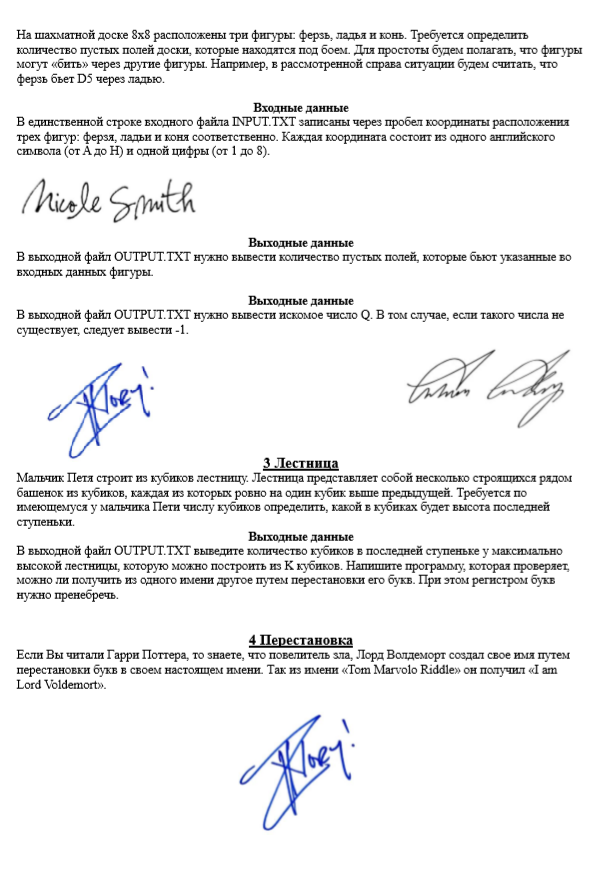
#> input picture H_dj_task/qwe.jpg, 611 x 875 px
$ python sigh_recognition.py
#> lines starting #> are read from the running program, lines starting #| are printed output that depends on the picture; after the words box and inside, x2 and y2 are one past the last pixel; in counts of white or black regions, pixels touching at a corner belong together
import numpy as np
import cv2
from imutils import contours
from skimage import measure
import numpy as np
import argparse
import imutils

image = cv2.imread('qwe.jpg')
#> image is the input picture: shape (875, 611, 3); mean B, G, R 240.6, 240, 239.9
image = cv2.cvtColor(image, cv2.COLOR_BGR2HSV)
#> image: shape (875, 611, 3); mean H, S, V 1.8, 1, 240.7
lower = np.array([90, 38, 0])
upper = np.array([145, 255, 255])
mask = cv2.inRange(image, lower, upper)
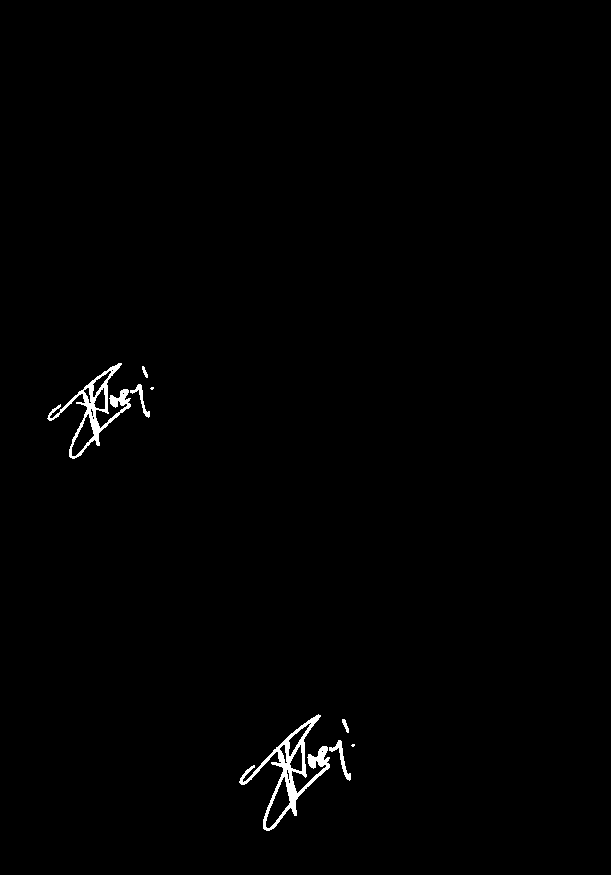
#> mask: shape (875, 611); 0.76% white; 8 white regions (2 under 20 px), largest, box (x1, y1, x2, y2) and area: (239, 714, 330, 831) 2051, (47, 363, 131, 459) 1545, (329, 740, 351, 781) 206, (130, 384, 150, 418) 152, (342, 719, 349, 733) 48, (142, 366, 148, 378) 36
mask = cv2.blur(mask,(50,50))
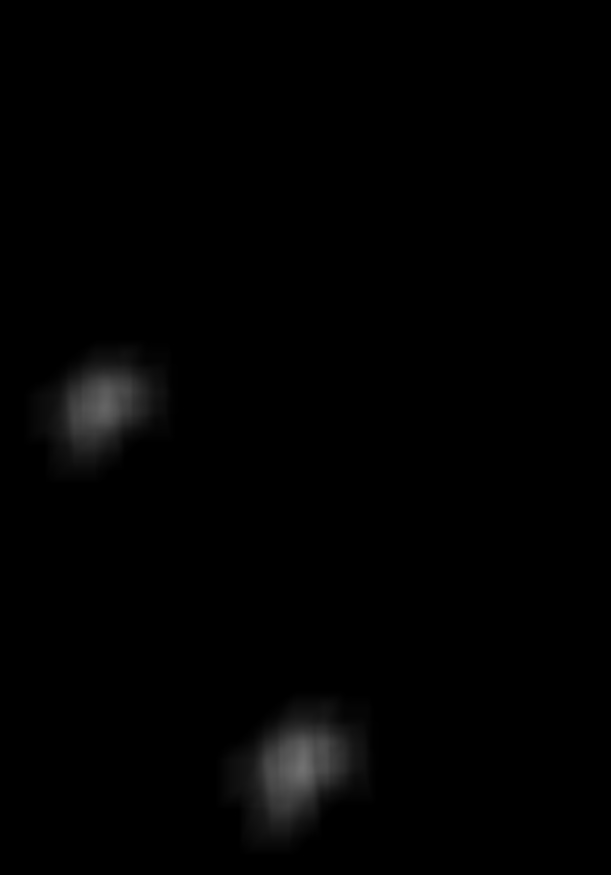
#> mask: shape (875, 611); min 0, max 113, mean 1.9

# mask = cv2.bitwise_not(mask)
thresh = cv2.erode(mask, None, iterations=2)
thresh = cv2.dilate(thresh, None, iterations=4)
mask = cv2.addWeighted( mask, 64, mask, 0, 64)
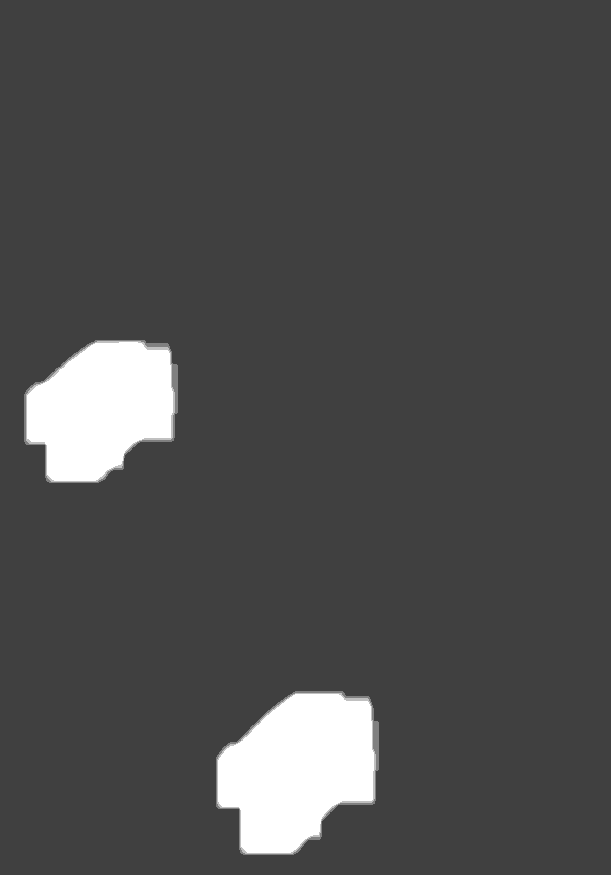
#> mask: shape (875, 611); min 64, max 255, mean 76.3


cv2.imwrite('afsdffdsds.jpg', mask)
